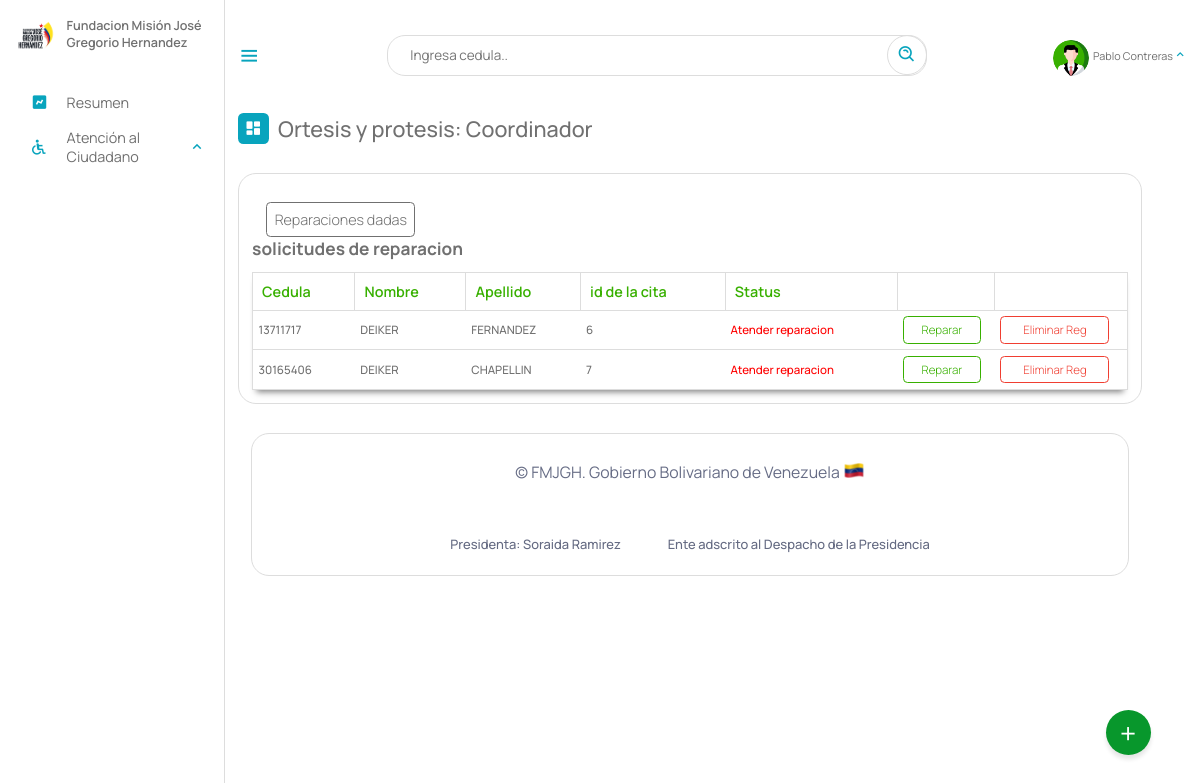
Before: /Escritorio/06-reparacionArtificio.php (signed in) with the older database file.
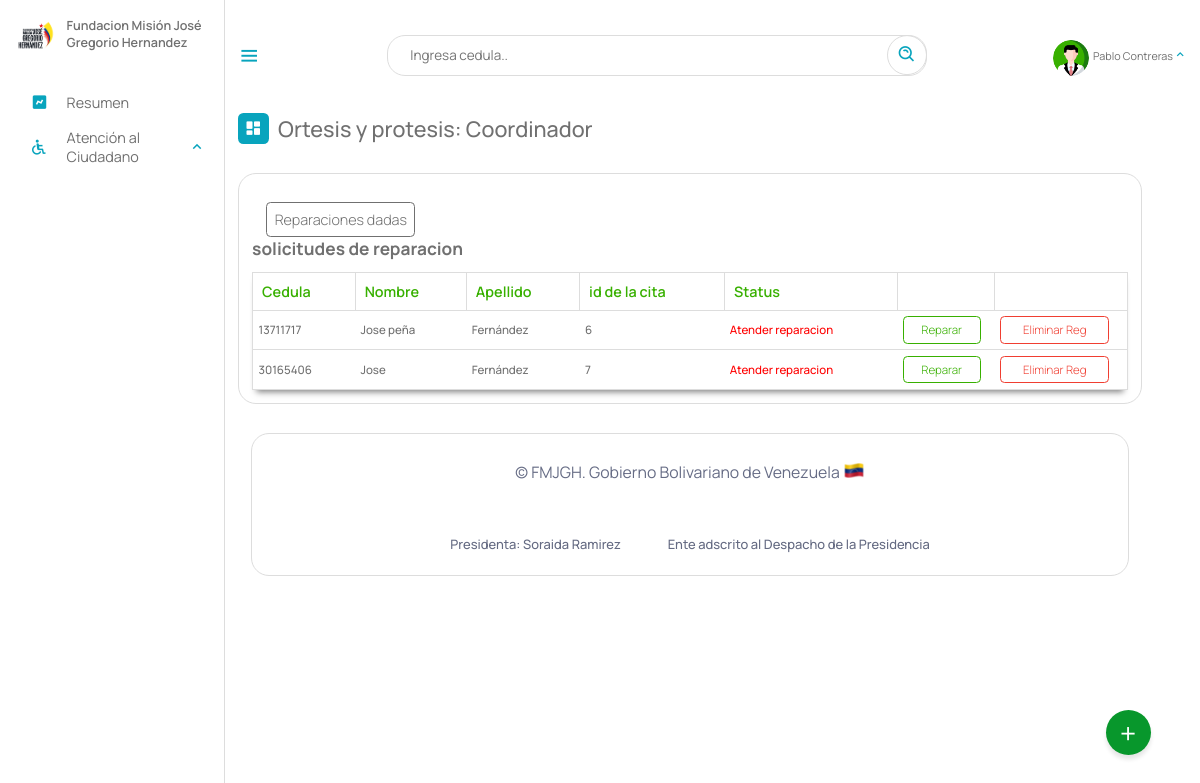
After: the same page with the newer database file.
### tables this page shows
CREATE TABLE `beneficiario` (
  `cedula` int(12) NOT NULL,
  `nombre` text NOT NULL,
  `apellido` text NOT NULL,
  `fecha_naci` date NOT NULL,
  `email` varchar(50) NOT NULL,
  `telefono` varchar(12) NOT NULL,
  `nacionalidad` char(2) NOT NULL,
  `edad` int(2) NOT NULL,
  `sexo` char(1) NOT NULL,
  `edo_civil` text NOT NULL,
  `nro_hijo` int(2) DEFAULT NULL,
  `estado` varchar(10) NOT NULL,
  `municipio` varchar(20) NOT NULL,
  `parroquia` varchar(10) NOT NULL,
  `discapacidad` varchar(10) NOT NULL,
  `atencion_solicitada` varchar(10) NOT NULL,
  `certificado` varchar(50) DEFAULT NULL,
  `registrado_por` text DEFAULT NULL,
  `fecha_registro` date NOT NULL,
  PRIMARY KEY (`cedula`),
  KEY `estado` (`estado`),
  KEY `discapacidad` (`discapacidad`),
  KEY `atencion_solicitada` (`atencion_solicitada`),
  KEY `municipio` (`municipio`),
  KEY `parroquia` (`parroquia`),
  CONSTRAINT `beneficiario_ibfk_1` FOREIGN KEY (`estado`) REFERENCES `estados` (`id_estados`) ON DELETE CASCADE,
  CONSTRAINT `beneficiario_ibfk_2` FOREIGN KEY (`municipio`) REFERENCES `municipios` (`id_municipios`) ON DELETE CASCADE,
  CONSTRAINT `beneficiario_ibfk_3` FOREIGN KEY (`parroquia`) REFERENCES `parroquia` (`id`) ON DELETE CASCADE ON UPDATE CASCADE,
  CONSTRAINT `beneficiario_ibfk_4` FOREIGN KEY (`discapacidad`) REFERENCES `discapacid_e` (`id_e`) ON DELETE CASCADE,
  CONSTRAINT `beneficiario_ibfk_5` FOREIGN KEY (`atencion_solicitada`) REFERENCES `tipoatencion` (`id`) ON DELETE CASCADE
);

CREATE TABLE `reparacion_artificios` (
  `id` int(11) NOT NULL AUTO_INCREMENT,
  `cedula` int(12) NOT NULL,
  `fecha_reparacion` date DEFAULT NULL,
  `artificio` varchar(10) DEFAULT NULL,
  PRIMARY KEY (`id`),
  KEY `cedula` (`cedula`)
);

### php/01-05-reparacionArtificio.php (called while the page is built, shortened)
<?php
include_once("ManejadorBD.php");
class raparacion_artificio extends ManejadorBD{
        private $cnn;
        public function __construct($tipoConexion){
            $this->cnn = parent::conectar($tipoConexion);
        }
		public function consultarTodasReparacionesSindar(){
			try{
				$stmt = $this->cnn->prepare("SELECT beneficiario.nombre, beneficiario.apellido, beneficiario.cedula, reparacion_artificios.id FROM beneficiario,
                reparacion_artificios WHERE beneficiario.cedula = reparacion_artificios.cedula AND
                /* beneficiario.atencion_solicitada = '6-repaart' */  reparacion_artificios.artificio IS NULL;");
				$stmt->setFetchMode(PDO::FETCH_ASSOC);
				$stmt->execute();
				return $stmt->fetchAll();
	        }catch(PDOException $error) {
				echo "Error: ejecutando consulta SQL.".$error->getMessage();
				exit();
	        }
		}
}

### php/ManejadorBD.php (called while the page is built, shortened)
<?php
	class ManejadorBD extends PDO {
		public $srv	= SRV;
		public $usr	= USR;
		public $pas	= PAS;
		public $dbn	= BDN;
		public function conectar($tipoConexion){
			try{
				switch ($tipoConexion) {
				    case 1:
				        $dsn = "mysql:host=$this->srv;dbname=$this->dbn";
				        break;
				}
				$dbh = new PDO($dsn, $this->usr, $this->pas);
    			$dbh->setAttribute(PDO::ATTR_ERRMODE, PDO::ERRMODE_EXCEPTION);
			}catch(PDOException $error){
                echo "Error al Conectar con la Base de Datos: ".$error->getMessage();
                exit();
			}
            $this->conexionBD = $dbh;
			return $this->conexionBD;
		}
	}
?>

### Escritorio/06-reparacionArtificio.php (the view, shortened to what this page needs)
<?php
include_once("partearriba.php");
?>
<div class="dash-contenido">
    <div class="overview">
        <div class="titulo">
            <i class='bx bxs-dashboard'> </i>
            <span class="link-name">Ortesis y protesis: <?php echo $rol ?></span>
        </div>
    </div>
    <div class="tabla-atencion">
        <div class="personas-conatencion"><a class="enlace" href="06-reparacionDada.php">Reparaciones dadas</a></div>
            <h2>solicitudes de reparacion</h2>
            <table>
                <thead>
                    <tr>
                        <th>Cedula</th>
                        <th>Nombre</th>
                        <th>Apellido</th>
                        <th>id de la cita</th>
                        <th>Status</th>
                        <th></th>
                        <th></th>
                    </tr>
                </thead>
                <tbody>
                    <?php
                        include_once("../php/01-05-reparacionArtificio.php");
                        $aten = new raparacion_artificio (1);
                        $consulta = $aten->consultarTodasReparacionesSindar();
                        if ($consulta){
                        foreach($consulta as $registros){
                     ?>
                    <tr>
                        <td><?php echo $registros["cedula"] ?></td>
                        <td><?php echo $registros["nombre"] ?></td>
                        <td><?php echo $registros["apellido"] ?></td>
                        <td><?php echo $registros["id"] ?></td>
                        <td style="color: red;">Atender reparacion</td>
                        <td><a href="06-asignarReparacion.php?id=<?php echo $registros["id"]?>">Reparar</a></td>
                        <td><a href="" class="eliminar">Eliminar Reg</a></td>
                    </tr>
                    <?php
                    }
                        }
                    ?>
                </tbody>
            </table>
        </div>
<?php
    include_once("parteabajo.php");
    ?>

Changed rows visible on the page:
changed beneficiario id 13711717: nombre "DEIKER" → "Jose peña"; apellido "FERNANDEZ" → "Fernández"
changed beneficiario id 30165406: nombre "DEIKER" → "Jose"; apellido "CHAPELLIN" → "Fernández"
